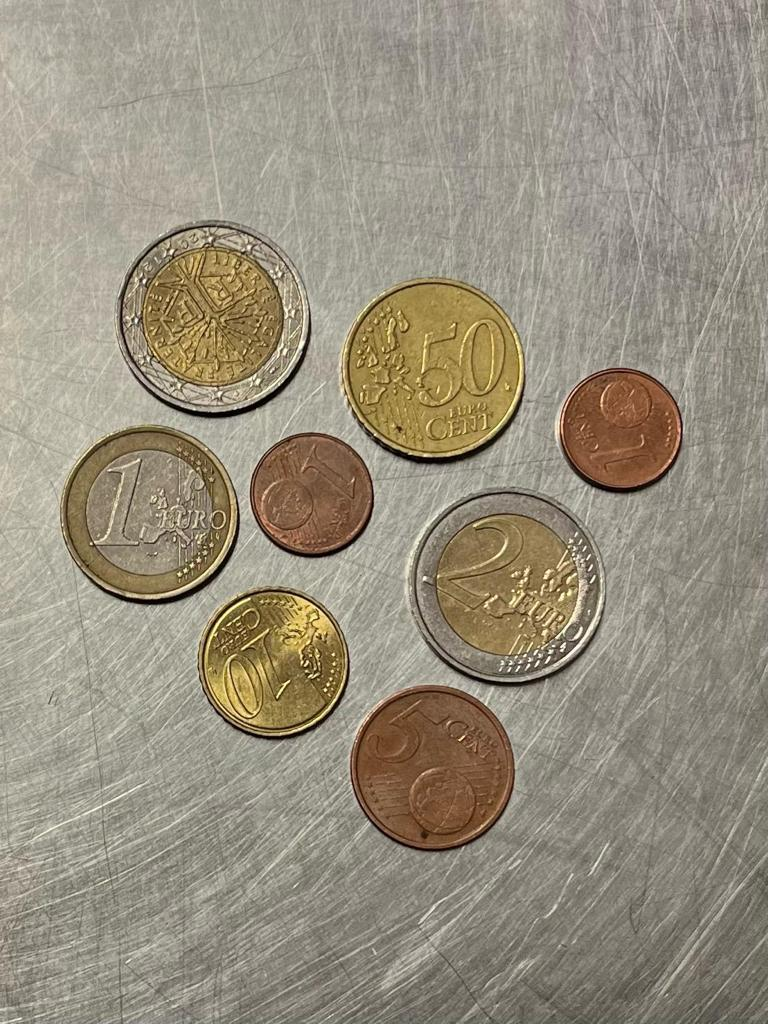
#> input picture Images/15.JPG, 768 x 1024 px
$ python thresholding.py
#> lines starting #> are read from the running program, lines starting #| are printed output that depends on the picture; after the words box and inside, x2 and y2 are one past the last pixel; in counts of white or black regions, pixels touching at a corner belong together
#> further down, image is the input picture: shape (1024, 768, 3); mean R, G, B 151.7, 143.7, 126.4
import matplotlib.pyplot as plt
import matplotlib.image as mpimg
import numpy as np
import os
import cv2

def color_threshold(image, object_type):
#> called with object_type = 'euros'
    h, w, c = image.shape
#> h = 1024; w = 768; c = 3
    mask = np.zeros((h, w), dtype=bool)

    if object_type == "petitesCentimes":
        lower_color = np.array([100, 0, 0])  # Rouge faible, pas de vert, pas de bleu
        upper_color = np.array([230, 100, 100])  # Rouge fort, un peu de vert, un peu de bleu
    elif object_type == "euros":
        gray_image = cv2.cvtColor(image, cv2.COLOR_BGR2GRAY)
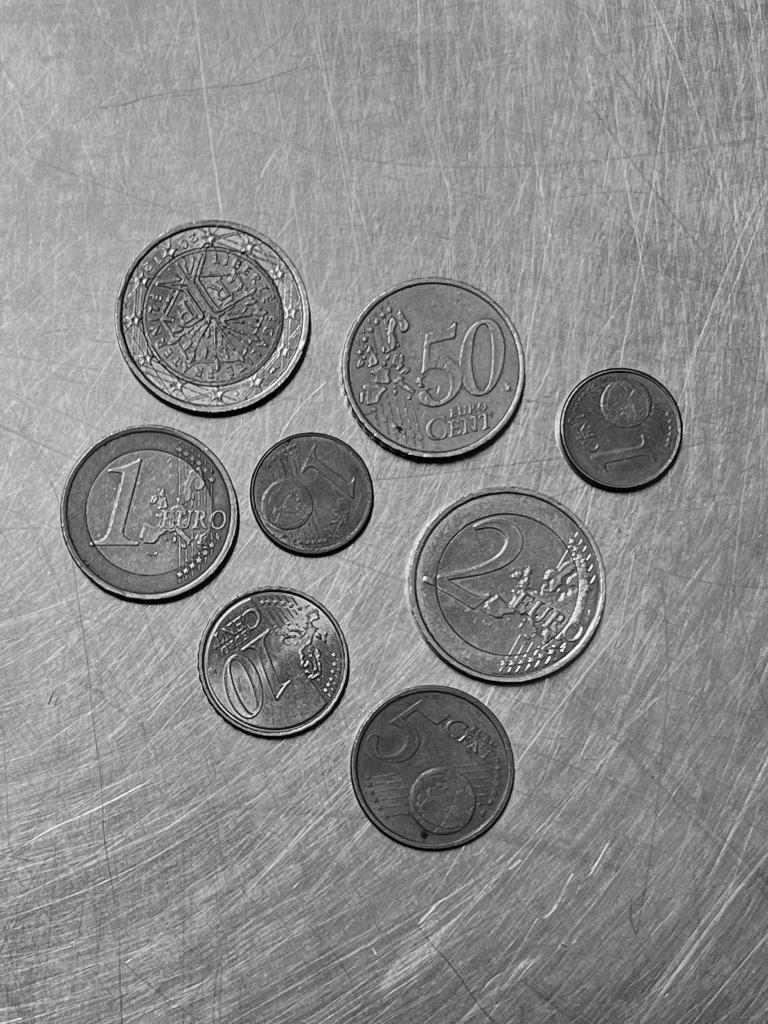
#> gray_image: shape (1024, 768); min 0, max 251, mean 139.4
        _, mask = cv2.threshold(gray_image, 0, 255, cv2.THRESH_BINARY + cv2.THRESH_OTSU)
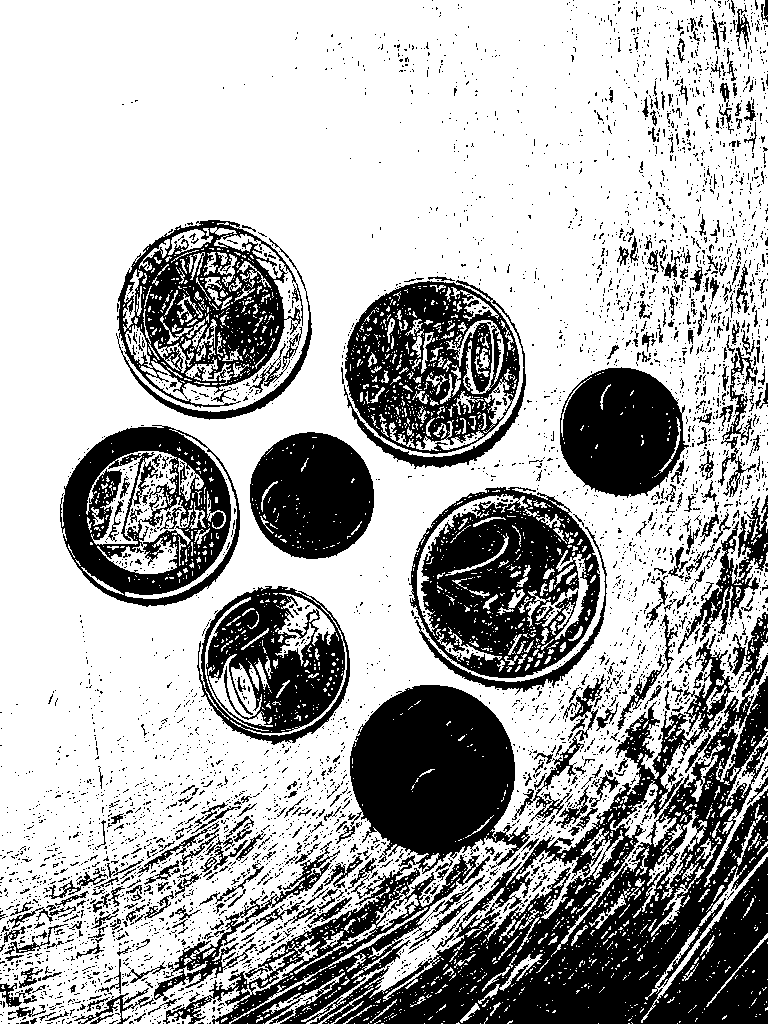
#> mask: shape (1024, 768); 67.8% white; 4453 black regions (4066 under 20 px), largest, box (x1, y1, x2, y2) and area: (163, 612, 768, 1024) 95305, (409, 487, 600, 678) 21043, (344, 280, 526, 469) 18725
    elif object_type == "grossesCentimes":
        lower_color = np.array([0, 100, 100])  # Jaune faible, un peu de vert, un peu de bleu
        upper_color = np.array([50, 255, 255])  # Jaune fort, beaucoup de vert, beaucoup de bleu
        for i in range(h):
            for j in range(w):
                if all(image[i, j] >= lower_color) and all(image[i, j] <= upper_color):
                    mask[i, j] = True

    if object_type != "euros":
        for i in range(h):
            for j in range(w):
                if all(image[i, j] >= lower_color) and all(image[i, j] <= upper_color):
                    mask[i, j] = True

    return mask

# Charger l'image
current_dir = os.path.dirname(os.path.abspath(__file__))
image_path = os.path.join(current_dir, '..', 'Images', '15.JPG')
image = mpimg.imread(image_path)

# Appliquer le seuillage en fonction du type d'objet
object_type = "euros"  # Modifier le type d'objet ici
segmented_image = color_threshold(image, object_type)

# Afficher les résultats
plt.imshow(segmented_image, cmap='gray')
plt.title(f'Segmentation des {object_type}')
plt.axis('off')
plt.show()

$ run again, with Images/114.jpg copied over Images/15.JPG
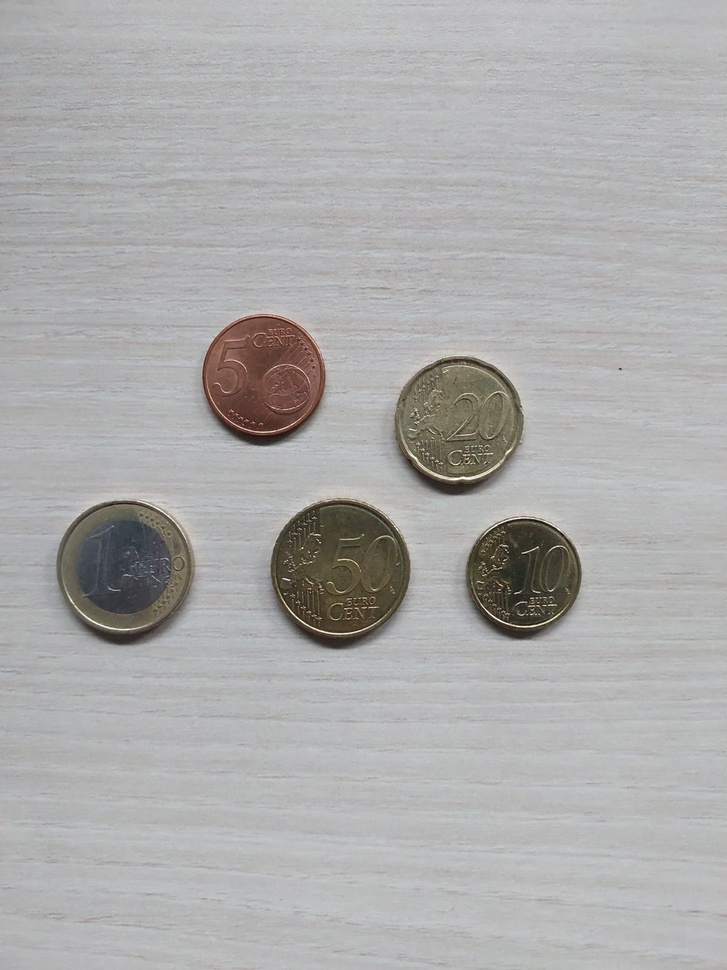
#> input picture Images/114.jpg, 727 x 970 px, shrunk from 1200 x 1600 before the run
#> image is the input picture: shape (970, 727, 3); mean R, G, B 172.2, 171.5, 171.1
#> in color_threshold, `_, mask = cv2.threshold(gray_image, 0, 255, cv2.THRESH_BINARY + cv2.TH..`:
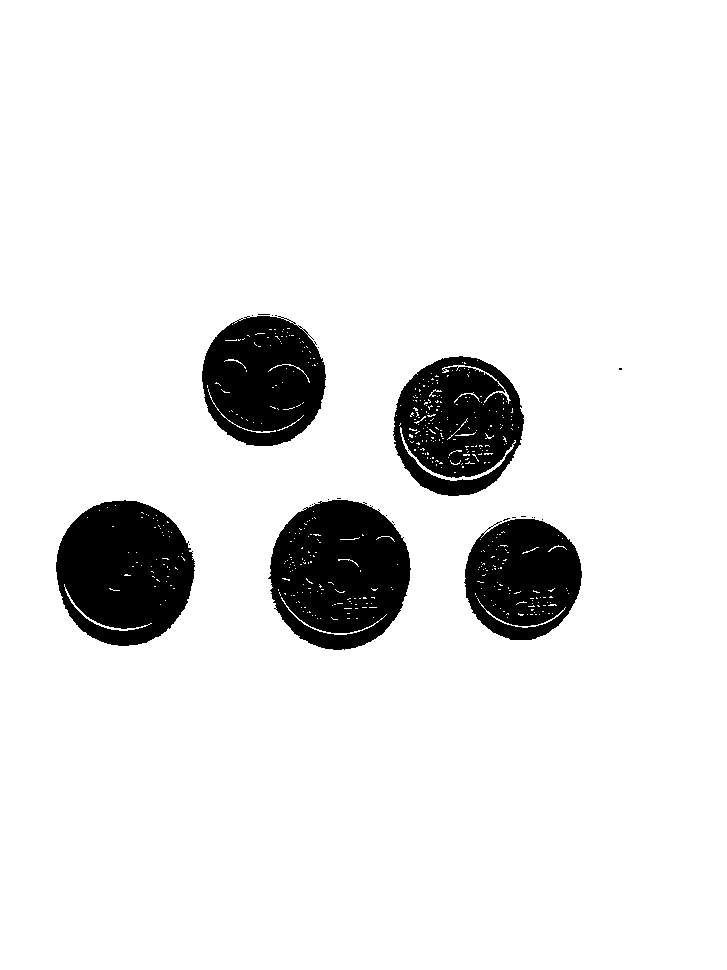
#> mask: shape (970, 727); 90.4% white; 25 black regions (20 under 20 px), largest, box (x1, y1, x2, y2) and area: (268, 500, 411, 650) 16068, (56, 500, 195, 646) 15405, (393, 356, 524, 496) 12836, (202, 316, 326, 446) 12365, (464, 519, 582, 640) 10704

$ run again, with Images/119.jpg copied over Images/15.JPG
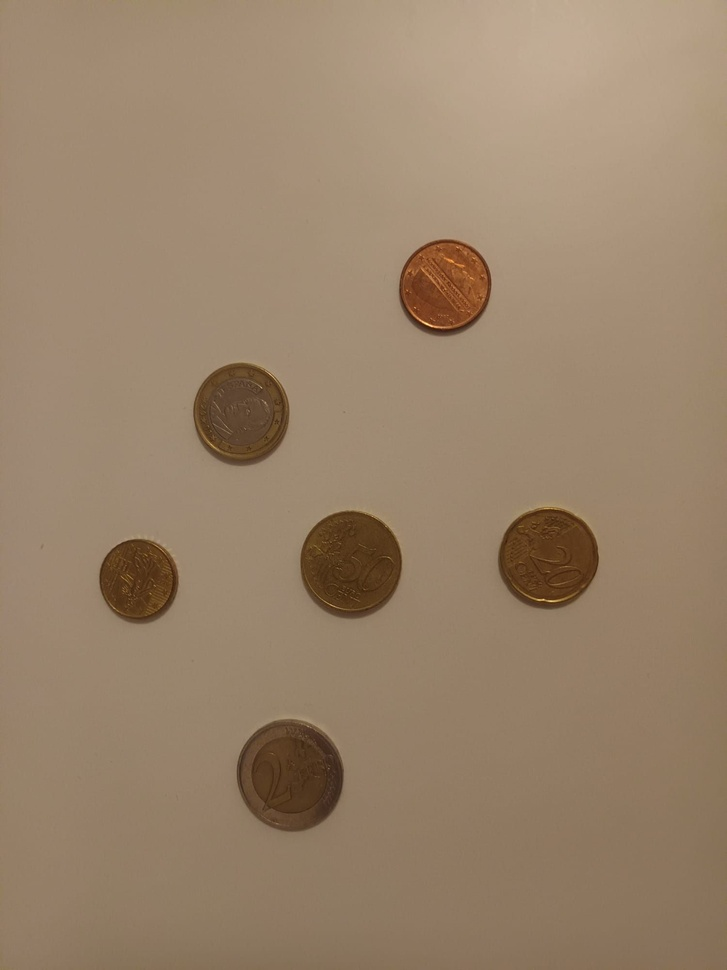
#> input picture Images/119.jpg, 727 x 970 px, shrunk from 1500 x 2000 before the run
#> image is the input picture: shape (970, 727, 3); mean R, G, B 152.7, 130.4, 106.2
#> in color_threshold, `gray_image = cv2.cvtColor(image, cv2.COLOR_BGR2GRAY)`:
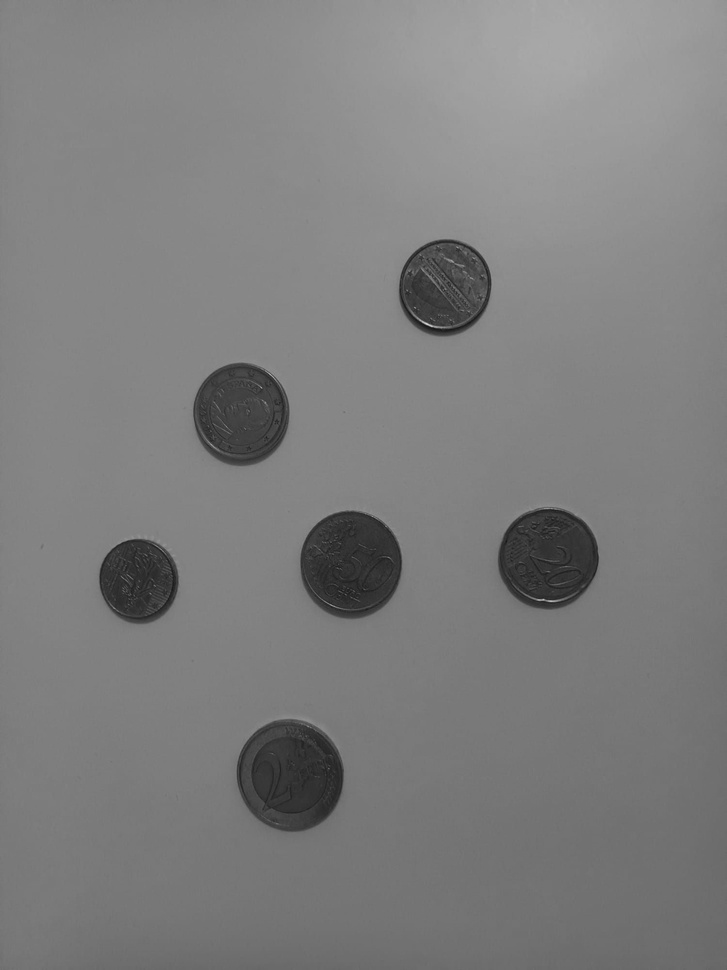
#> gray_image: shape (970, 727); min 21, max 214, mean 125.7
#> in color_threshold, `_, mask = cv2.threshold(gray_image, 0, 255, cv2.THRESH_BINARY + cv2.TH..`:
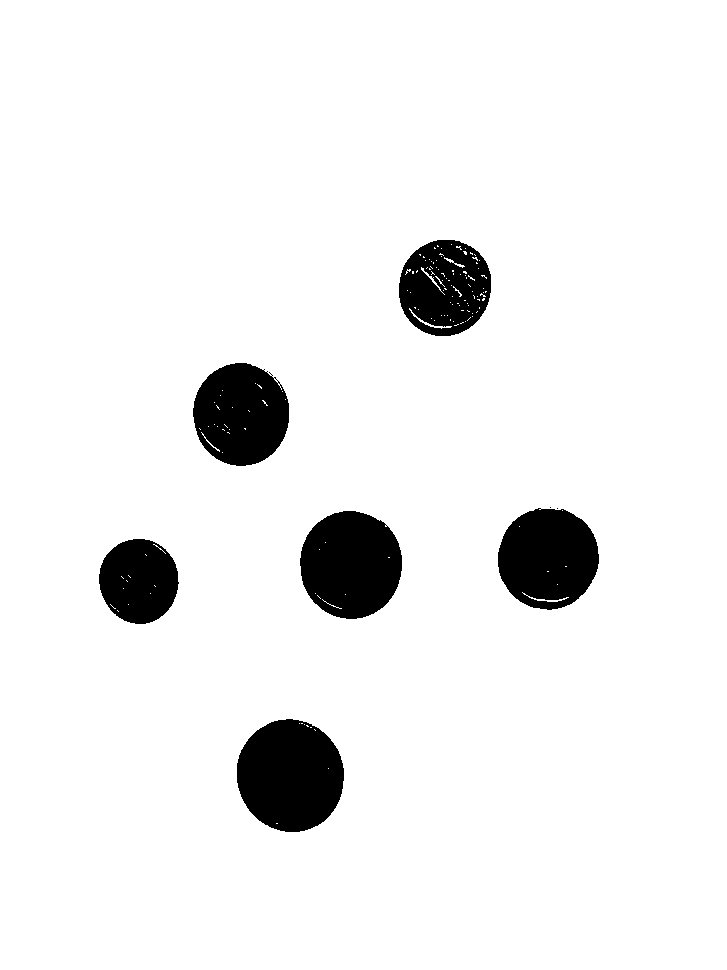
#> mask: shape (970, 727); 93.5% white; 8 black regions (2 under 20 px), largest, box (x1, y1, x2, y2) and area: (237, 719, 344, 832) 9474, (300, 511, 402, 619) 8647, (498, 508, 599, 610) 7954, (193, 363, 289, 466) 7652, (399, 240, 491, 336) 6559, (99, 539, 179, 624) 5253

$ run again, with Images/12.JPG copied over Images/15.JPG
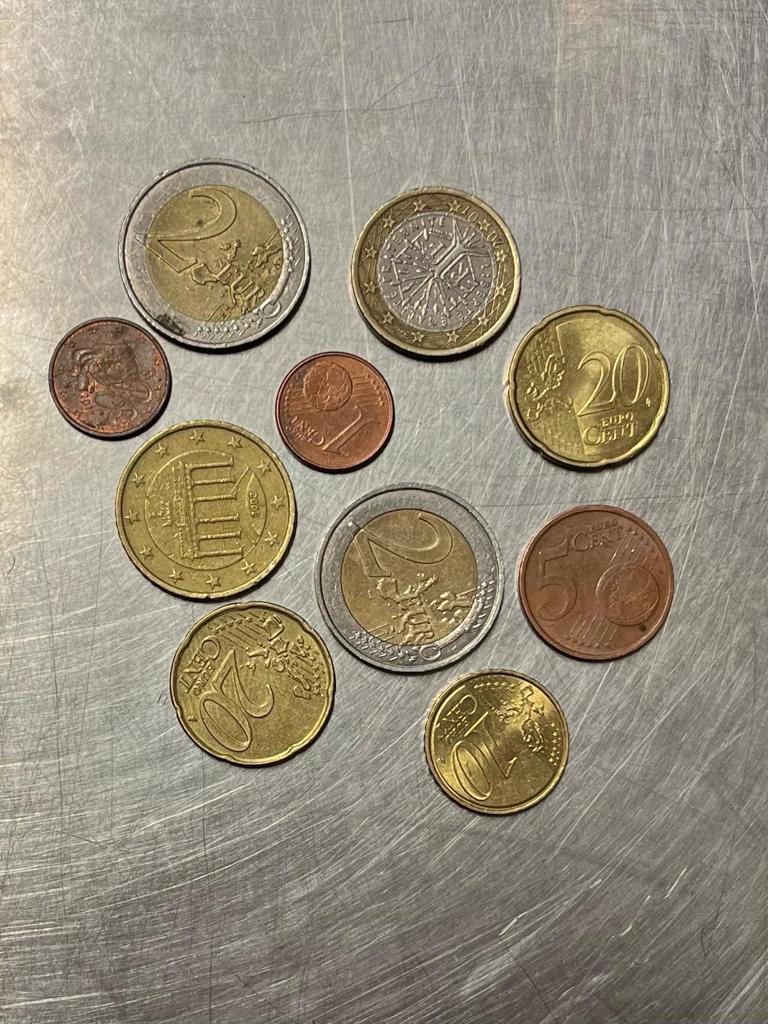
#> input picture Images/12.JPG, 768 x 1024 px
#> image is the input picture: shape (1024, 768, 3); mean R, G, B 150.7, 141.6, 123.4
#> in color_threshold, `gray_image = cv2.cvtColor(image, cv2.COLOR_BGR2GRAY)`:
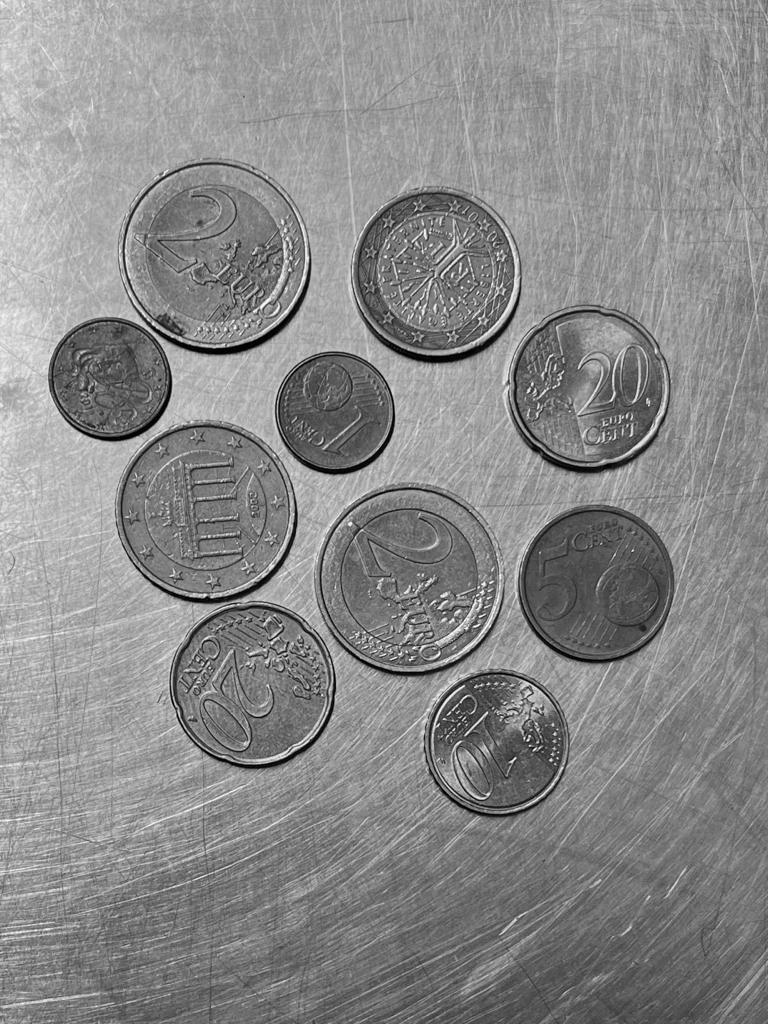
#> gray_image: shape (1024, 768); min 0, max 251, mean 137.2
#> in color_threshold, `_, mask = cv2.threshold(gray_image, 0, 255, cv2.THRESH_BINARY + cv2.TH..`:
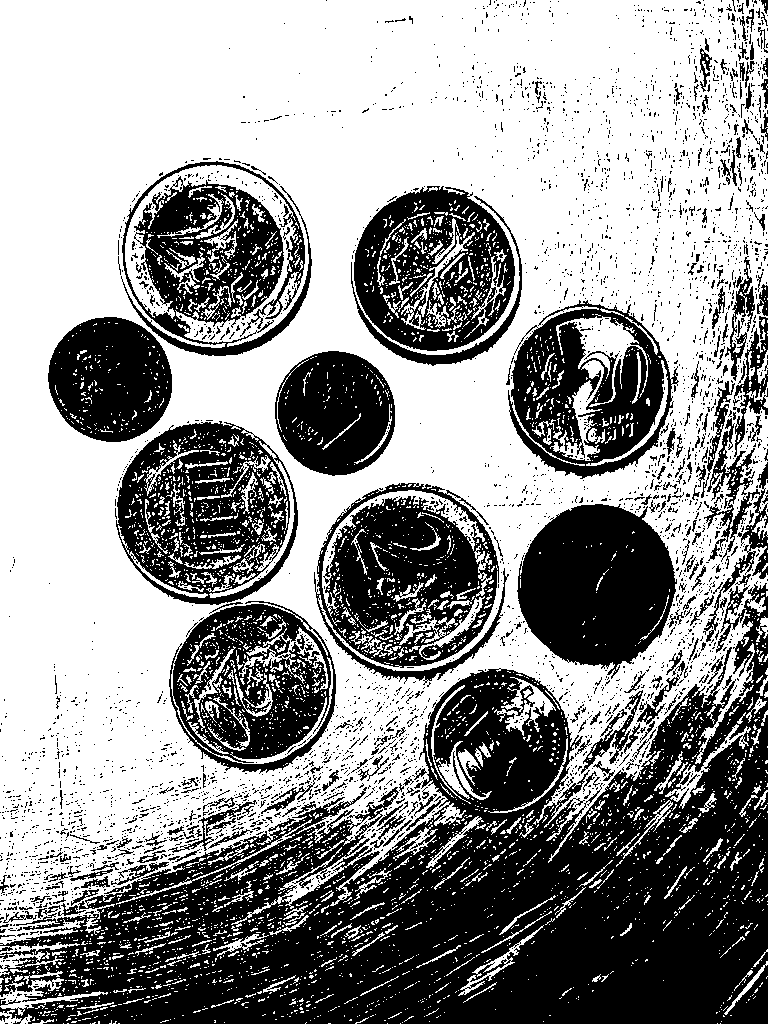
#> mask: shape (1024, 768); 58% white; 3661 black regions (3410 under 20 px), largest, box (x1, y1, x2, y2) and area: (0, 583, 768, 1024) 150049, (314, 483, 509, 685) 20697, (517, 504, 677, 679) 19838
